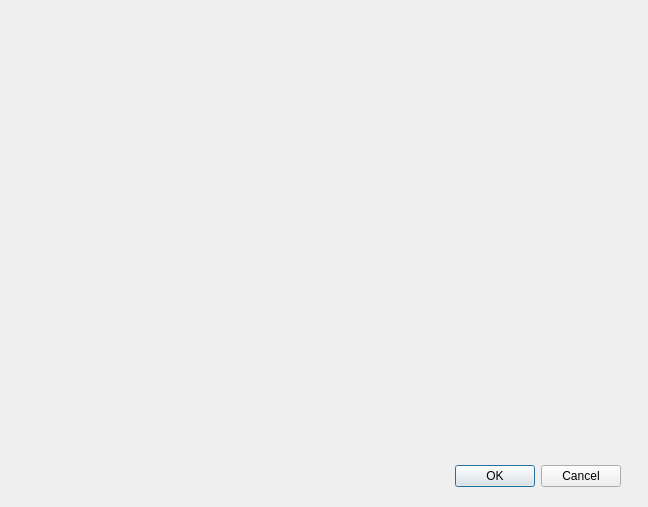
<?xml version="1.0" encoding="UTF-8"?>
<ui version="4.0">
 <class>plotDialog</class>
 <widget class="QDialog" name="plotDialog">
  <property name="geometry">
   <rect>
    <x>0</x>
    <y>0</y>
    <width>648</width>
    <height>507</height>
   </rect>
  </property>
  <property name="windowTitle">
   <string>Dialog</string>
  </property>
  <widget class="QDialogButtonBox" name="buttonBox">
   <property name="geometry">
    <rect>
     <x>280</x>
     <y>460</y>
     <width>341</width>
     <height>32</height>
    </rect>
   </property>
   <property name="orientation">
    <enum>Qt::Horizontal</enum>
   </property>
   <property name="standardButtons">
    <set>QDialogButtonBox::Cancel|QDialogButtonBox::Ok</set>
   </property>
  </widget>
  <widget class="qCostumPlot" name="plot" native="true">
   <property name="geometry">
    <rect>
     <x>30</x>
     <y>20</y>
     <width>591</width>
     <height>431</height>
    </rect>
   </property>
  </widget>
 </widget>
 <customwidgets>
  <customwidget>
   <class>qCostumPlot</class>
   <extends>QWidget</extends>
   <header>qcostumplot.h</header>
   <container>1</container>
  </customwidget>
 </customwidgets>
 <resources/>
 <connections>
  <connection>
   <sender>buttonBox</sender>
   <signal>accepted()</signal>
   <receiver>plotDialog</receiver>
   <slot>accept()</slot>
   <hints>
    <hint type="sourcelabel">
     <x>248</x>
     <y>254</y>
    </hint>
    <hint type="destinationlabel">
     <x>157</x>
     <y>274</y>
    </hint>
   </hints>
  </connection>
  <connection>
   <sender>buttonBox</sender>
   <signal>rejected()</signal>
   <receiver>plotDialog</receiver>
   <slot>reject()</slot>
   <hints>
    <hint type="sourcelabel">
     <x>316</x>
     <y>260</y>
    </hint>
    <hint type="destinationlabel">
     <x>286</x>
     <y>274</y>
    </hint>
   </hints>
  </connection>
 </connections>
</ui>
